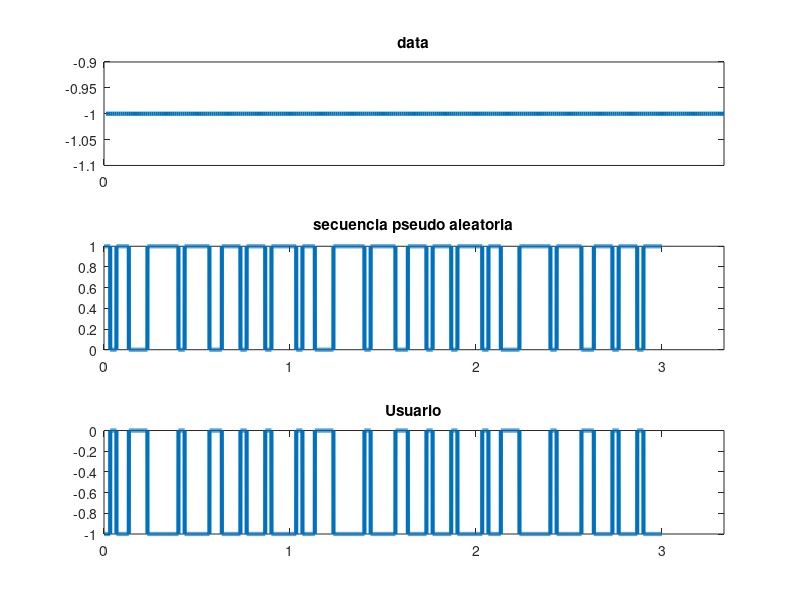
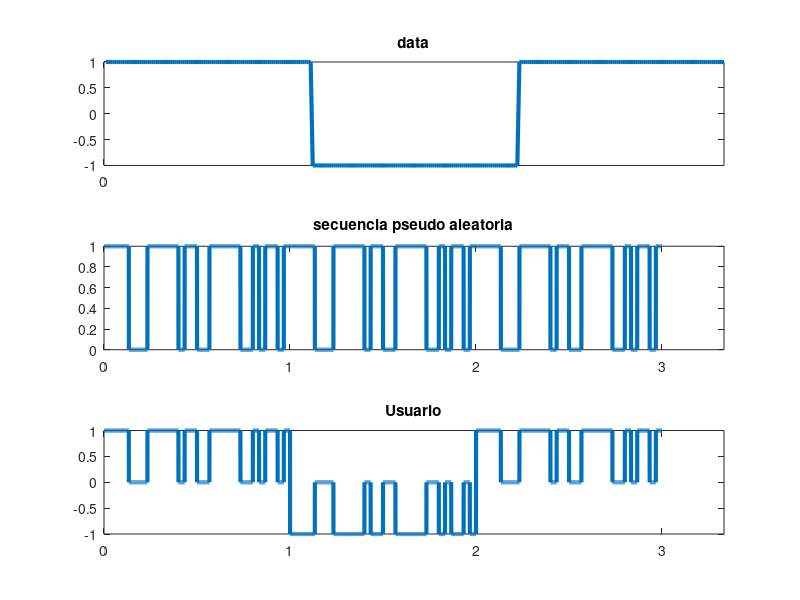
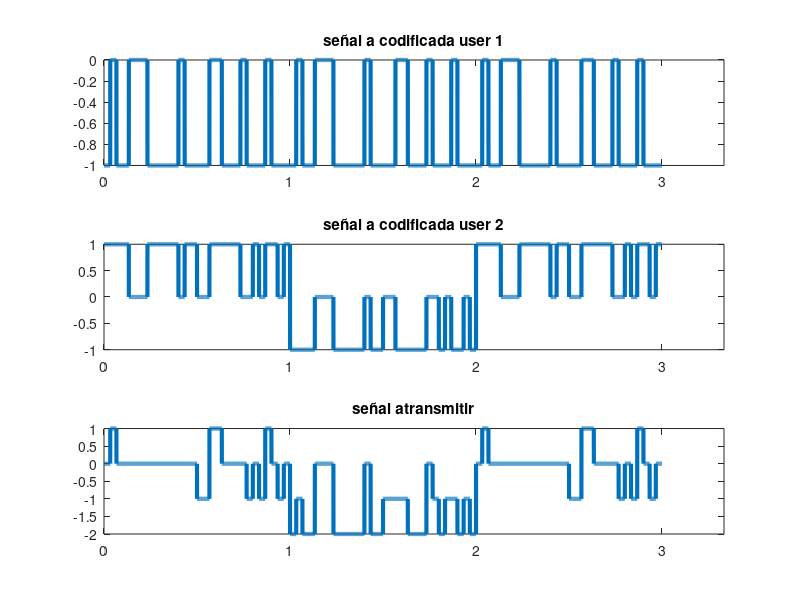
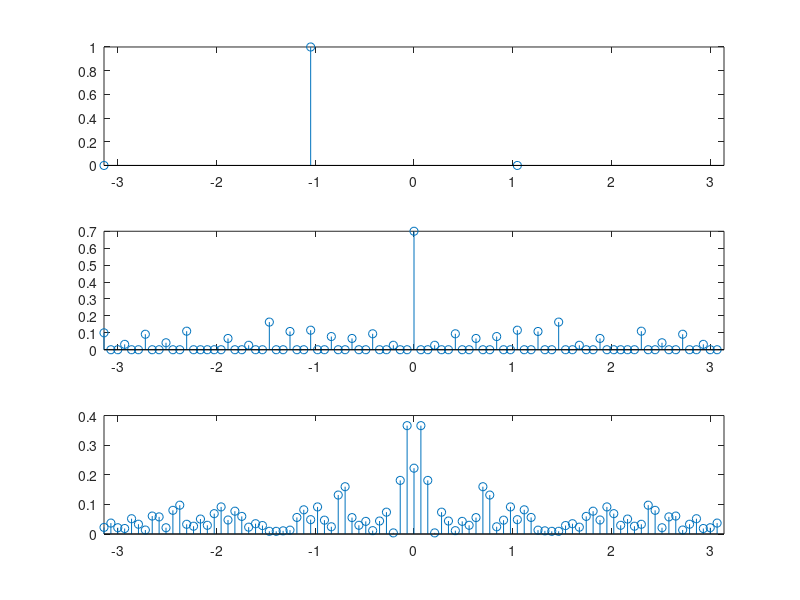

The MATLAB script that drew these images, in order:
%% Ejemplo CDMA

clc
clear all
close all


% Parametros

n_data = 3;     % nro bits de datos
n_PN = 30;       % nro de bits secuencia pseudo aleatoria
n = 2;          % cantidad de usuarios simultaneos

%% Generacion de datos

% generacion de datos y las secuencias pseudo aleatorias para la
% codificacion
data = randi([0 1],n_data,n);
PN = randi([0 1],n_PN,n);

PN

for i = 1:n;
    disp(strcat("Data usuario ",i))
    transpose(data(:,i))
end
for i = 1:n;
    disp(strcat("Secuencia pseudoaleatoria usuario ",i))
    transpose(PN(:,i))
end
%% Codificacion
%
% codificacion
data = 2*data-1;

for i = 1:n
    signal(:,i) = kron(data(:,i),PN(:,i));
end
signal
%%
% concatena la secuencia PN n_data veces
PN_long = repmat(PN,[n_data 1]);

PN_long

% repite los datos para graficar
PN_mat_plot = repelem(PN_long,100,1);
data_plot = repelem(data,100,1);
signal_plot = repelem(signal,100,1);

L=length(PN_mat_plot);


for user = 1:n
    figure
    subplot(3,1,1)
    plot(data_plot(:,user),'linewidth',3)
    title('data')
    % configs grafico
    set(gca,'XTick',0:n_PN*100:L);
    set(gca,'XTickLabel',0:n_data);

    subplot(3,1,2)
    plot(PN_mat_plot(:,user),'linewidth',3)
    title('secuencia pseudo aleatoria')
    % configs grafico
    set(gca,'XTick',0:n_PN*100:L);
    set(gca,'XTickLabel',0:n_data);

    subplot(3,1,3)
    plot(signal_plot(:,user),'linewidth',3)
    title('señal codificada')
    % configs grafico
    set(gca,'XTick',0:n_PN*100:L);
    set(gca,'XTickLabel',0:n_data);
    title(strcat('Usuario ', user))
end
%% Combinacion de señales

transmittesr_signal = sum(signal,2);
transmitter_signal_plot = sum(signal_plot,2);

figure
subplot(3,1,1)
plot(signal_plot(:,1),'linewidth',3)
title('señal a codificada user 1')
% configs grafico
set(gca,'XTick',0:n_PN*100:L);
set(gca,'XTickLabel',0:n_data);

subplot(3,1,2)
plot(signal_plot(:,2),'linewidth',3)
title('señal a codificada user 2')
% configs grafico
set(gca,'XTick',0:n_PN*100:L);
set(gca,'XTickLabel',0:n_data);

subplot(3,1,3)
plot(transmitter_signal_plot,'linewidth',3)
title('señal atransmitir')
% configs grafico
set(gca,'XTick',0:n_PN*100:L);
set(gca,'XTickLabel',0:n_data);
%%
% espectros
f_data = -pi:2*pi/length(data):pi-2*pi/length(data);
f_signal = -pi:2*pi/length(signal):pi-2*pi/length(signal);
figure
subplot(3,1,1)
stem(f_data,abs(fftshift(fft(data(:,1))))/length(data))
xlim([-pi pi])
subplot(3,1,2)
stem(f_signal,abs(fftshift(fft(signal(:,1))))/length(signal))
xlim([-pi pi])
subplot(3,1,3)
stem(f_signal,abs(fftshift(fft(signal(:,2))))/length(signal))
xlim([-pi pi])
%% Decodificacion
%
for user = 1:n

    decoded_signal(:,user) = (reshape(transmittesr_signal,[n_PN n_data])'*PN(:,user));
    recovered_signal(decoded_signal(:,user) > 0) = 1;
    recovered_signal(decoded_signal(:,user) <= 0) = 0;


    %plots
    decoded_signal_plot = repelem(decoded_signal(:,user),500,1);
    recovered_signal_plot = repelem(recovered_signal',500,1);

    figure
    subplot(4,1,1)
    plot(transmitter_signal_plot,'linewidth',3)
    title('señal recibida')
    % configs grafico
    set(gca,'XTick',0:n_PN*100:L);
    set(gca,'XTickLabel',0:n_data);

    subplot(4,1,2)
    plot(PN_mat_plot(:,user),'linewidth',3)
    title('secuencia pseudo aleatoria')
    % configs grafico
    set(gca,'XTick',0:n_PN*100:L);
    set(gca,'XTickLabel',0:n_data);

    subplot(4,1,3)
    plot(recovered_signal_plot,'linewidth',3)
    title('señal decodificada')
    % configs grafico
    set(gca,'XTick',0:n_PN*100:L);
    set(gca,'XTickLabel',0:n_data);

    subplot(4,1,4)
    plot(data_plot(:,user),'linewidth',3)
    title('data original')
    % configs grafico
    set(gca,'XTick',0:n_PN*100:L);
    set(gca,'XTickLabel',0:n_data);
end
